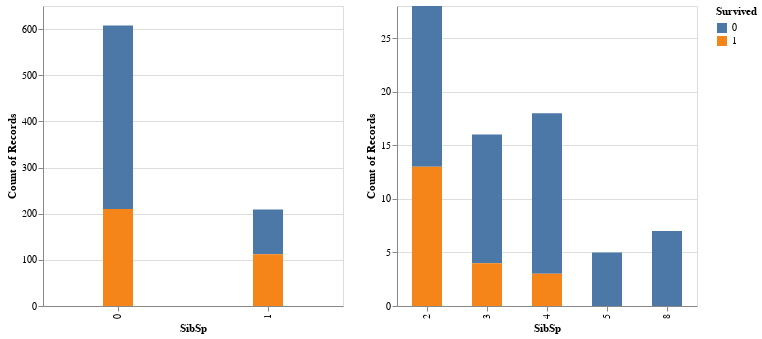

Notebook code for this chart:
### Markdown cell above
#### SibSp (Quantidade de cônjuges e irmãos a bordo)

### Code cell
sibsp1 = alt.Chart(data[data.SibSp<2]).mark_bar(size=30).encode(
    alt.X('SibSp:O'
         ),
    alt.Y('count(SibSp)'
         ),
    color='Survived:N'
    ).properties(width=300)

sibsp2 = alt.Chart(data[data.SibSp>=2]).mark_bar(size=30).encode(
    alt.X('SibSp:O'
         ),
    alt.Y('count(SibSp)'
         ),
    color='Survived:N'
    ).properties(width=300)

sibsp1 | sibsp2

### Figure 1 — Vega-Lite specification as saved in the notebook (floating-point values rounded to 4 significant figures; data arrays with more than 128 entries replaced by an {"elided": "..."} marker saying what was removed)
{"config": {"view": {"continuousWidth": 400, "continuousHeight": 300}}, "hconcat": [{"data": {"name": "data-114ed2adc50cb4a4e5c0cd982de52f1a"}, "mark": {"type": "bar", "size": 30}, "encoding": {"color": {"field": "Survived", "type": "nominal"}, "x": {"field": "SibSp", "type": "ordinal"}, "y": {"aggregate": "count", "field": "SibSp", "type": "quantitative"}}, "width": 300}, {"data": {"name": "data-793f9df5f7794fa8d683125e96cc0e83"}, "mark": {"type": "bar", "size": 30}, "encoding": {"color": {"field": "Survived", "type": "nominal"}, "x": {"field": "SibSp", "type": "ordinal"}, "y": {"aggregate": "count", "field": "SibSp", "type": "quantitative"}}, "width": 300}], "$schema": "https://vega.github.io/schema/vega-lite/v4.17.0.json", "datasets": {"data-114ed2adc50cb4a4e5c0cd982de52f1a": {"elided": "817 records"}, "data-793f9df5f7794fa8d683125e96cc0e83": [{"PassengerId": 8, "Survived": 0, "Pclass": 3, "Name": "Palsson, Master. Gosta Leonard", "Sex": "male", "Age": 2.0, "SibSp": 3, "Parch": 1, "Ticket": "349909", "Fare": 21.07, "Cabin": null, "Embarked": "S"}, {"PassengerId": 17, "Survived": 0, "Pclass": 3, "Name": "Rice, Master. Eugene", "Sex": "male", "Age": 2.0, "SibSp": 4, "Parch": 1, "Ticket": "382652", "Fare": 29.12, "Cabin": null, "Embarked": "Q"}, {"PassengerId": 25, "Survived": 0, "Pclass": 3, "Name": "Palsson, Miss. Torborg Danira", "Sex": "female", "Age": 8.0, "SibSp": 3, "Parch": 1, "Ticket": "349909", "Fare": 21.07, "Cabin": null, "Embarked": "S"}, {"PassengerId": 28, "Survived": 0, "Pclass": 1, "Name": "Fortune, Mr. Charles Alexander", "Sex": "male", "Age": 19.0, "SibSp": 3, "Parch": 2, "Ticket": "19950", "Fare": 263.0, "Cabin": "C23 C25 C27", "Embarked": "S"}, {"PassengerId": 39, "Survived": 0, "Pclass": 3, "Name": "Vander Planke, Miss. Augusta Maria", "Sex": "female", "Age": 18.0, "SibSp": 2, "Parch": 0, "Ticket": "345764", "Fare": 18.0, "Cabin": null, "Embarked": "S"}, {"PassengerId": 49, "Survived": 0, "Pclass": 3, "Name": "Samaan, Mr. Youssef", "Sex": "male", "Age": null, "SibSp": 2, "Parch": 0, "Ticket": "2662", "Fare": 21.68, "Cabin": null, "Embarked": "C"}, {"PassengerId": 51, "Survived": 0, "Pclass": 3, "Name": "Panula, Master. Juha Niilo", "Sex": "male", "Age": 7.0, "SibSp": 4, "Parch": 1, "Ticket": "3101295", "Fare": 39.69, "Cabin": null, "Embarked": "S"}, {"PassengerId": 60, "Survived": 0, "Pclass": 3, "Name": "Goodwin, Master. William Frederick", "Sex": "male", "Age": 11.0, "SibSp": 5, "Parch": 2, "Ticket": "CA 2144", "Fare": 46.9, "Cabin": null, "Embarked": "S"}, {"PassengerId": 64, "Survived": 0, "Pclass": 3, "Name": "Skoog, Master. Harald", "Sex": "male", "Age": 4.0, "SibSp": 3, "Parch": 2, "Ticket": "347088", "Fare": 27.9, "Cabin": null, "Embarked": "S"}, {"PassengerId": 69, "Survived": 1, "Pclass": 3, "Name": "Andersson, Miss. Erna Alexandra", "Sex": "female", "Age": 17.0, "SibSp": 4, "Parch": 2, "Ticket": "3101281", "Fare": 7.925, "Cabin": null, "Embarked": "S"}, {"PassengerId": 70, "Survived": 0, "Pclass": 3, "Name": "Kink, Mr. Vincenz", "Sex": "male", "Age": 26.0, "SibSp": 2, "Parch": 0, "Ticket": "315151", "Fare": 8.662, "Cabin": null, "Embarked": "S"}, {"PassengerId": 72, "Survived": 0, "Pclass": 3, "Name": "Goodwin, Miss. Lillian Amy", "Sex": "female", "Age": 16.0, "SibSp": 5, "Parch": 2, "Ticket": "CA 2144", "Fare": 46.9, "Cabin": null, "Embarked": "S"}, {"PassengerId": 86, "Survived": 1, "Pclass": 3, "Name": "Backstrom, Mrs. Karl Alfred (Maria Mathilda Gustafsson)", "Sex": "female", "Age": 33.0, "SibSp": 3, "Parch": 0, "Ticket": "3101278", "Fare": 15.85, "Cabin": null, "Embarked": "S"}, {"PassengerId": 89, "Survived": 1, "Pclass": 1, "Name": "Fortune, Miss. Mabel Helen", "Sex": "female", "Age": 23.0, "SibSp": 3, "Parch": 2, "Ticket": "19950", "Fare": 263.0, "Cabin": "C23 C25 C27", "Embarked": "S"}, {"PassengerId": 105, "Survived": 0, "Pclass": 3, "Name": "Gustafsson, Mr. Anders Vilhelm", "Sex": "male", "Age": 37.0, "SibSp": 2, "Parch": 0, "Ticket": "3101276", "Fare": 7.925, "Cabin": null, "Embarked": "S"}, {"PassengerId": 120, "Survived": 0, "Pclass": 3, "Name": "Andersson, Miss. Ellis Anna Maria", "Sex": "female", "Age": 2.0, "SibSp": 4, "Parch": 2, "Ticket": "347082", "Fare": 31.27, "Cabin": null, "Embarked": "S"}, {"PassengerId": 121, "Survived": 0, "Pclass": 2, "Name": "Hickman, Mr. Stanley George", "Sex": "male", "Age": 21.0, "SibSp": 2, "Parch": 0, "Ticket": "S.O.C. 14879", "Fare": 73.5, "Cabin": null, "Embarked": "S"}, {"PassengerId": 148, "Survived": 0, "Pclass": 3, "Name": "Ford, Miss. Robina Maggie \"Ruby\"", "Sex": "female", "Age": 9.0, "SibSp": 2, "Parch": 2, "Ticket": "W./C. 6608", "Fare": 34.38, "Cabin": null, "Embarked": "S"}, {"PassengerId": 160, "Survived": 0, "Pclass": 3, "Name": "Sage, Master. Thomas Henry", "Sex": "male", "Age": null, "SibSp": 8, "Parch": 2, "Ticket": "CA. 2343", "Fare": 69.55, "Cabin": null, "Embarked": "S"}, {"PassengerId": 165, "Survived": 0, "Pclass": 3, "Name": "Panula, Master. Eino Viljami", "Sex": "male", "Age": 1.0, "SibSp": 4, "Parch": 1, "Ticket": "3101295", "Fare": 39.69, "Cabin": null, "Embarked": "S"}, {"PassengerId": 172, "Survived": 0, "Pclass": 3, "Name": "Rice, Master. Arthur", "Sex": "male", "Age": 4.0, "SibSp": 4, "Parch": 1, "Ticket": "382652", "Fare": 29.12, "Cabin": null, "Embarked": "Q"}, {"PassengerId": 177, "Survived": 0, "Pclass": 3, "Name": "Lefebre, Master. Henry Forbes", "Sex": "male", "Age": null, "SibSp": 3, "Parch": 1, "Ticket": "4133", "Fare": 25.47, "Cabin": null, "Embarked": "S"}, {"PassengerId": 181, "Survived": 0, "Pclass": 3, "Name": "Sage, Miss. Constance Gladys", "Sex": "female", "Age": null, "SibSp": 8, "Parch": 2, "Ticket": "CA. 2343", "Fare": 69.55, "Cabin": null, "Embarked": "S"}, {"PassengerId": 183, "Survived": 0, "Pclass": 3, "Name": "Asplund, Master. Clarence Gustaf Hugo", "Sex": "male", "Age": 9.0, "SibSp": 4, "Parch": 2, "Ticket": "347077", "Fare": 31.39, "Cabin": null, "Embarked": "S"}, {"PassengerId": 184, "Survived": 1, "Pclass": 2, "Name": "Becker, Master. Richard F", "Sex": "male", "Age": 1.0, "SibSp": 2, "Parch": 1, "Ticket": "230136", "Fare": 39.0, "Cabin": "F4", "Embarked": "S"}, {"PassengerId": 202, "Survived": 0, "Pclass": 3, "Name": "Sage, Mr. Frederick", "Sex": "male", "Age": null, "SibSp": 8, "Parch": 2, "Ticket": "CA. 2343", "Fare": 69.55, "Cabin": null, "Embarked": "S"}, {"PassengerId": 230, "Survived": 0, "Pclass": 3, "Name": "Lefebre, Miss. Mathilde", "Sex": "female", "Age": null, "SibSp": 3, "Parch": 1, "Ticket": "4133", "Fare": 25.47, "Cabin": null, "Embarked": "S"}, {"PassengerId": 234, "Survived": 1, "Pclass": 3, "Name": "Asplund, Miss. Lillian Gertrud", "Sex": "female", "Age": 5.0, "SibSp": 4, "Parch": 2, "Ticket": "347077", "Fare": 31.39, "Cabin": null, "Embarked": "S"}, {"PassengerId": 246, "Survived": 0, "Pclass": 1, "Name": "Minahan, Dr. William Edward", "Sex": "male", "Age": 44.0, "SibSp": 2, "Parch": 0, "Ticket": "19928", "Fare": 90.0, "Cabin": "C78", "Embarked": "Q"}, {"PassengerId": 262, "Survived": 1, "Pclass": 3, "Name": "Asplund, Master. Edvin Rojj Felix", "Sex": "male", "Age": 3.0, "SibSp": 4, "Parch": 2, "Ticket": "347077", "Fare": 31.39, "Cabin": null, "Embarked": "S"}, {"PassengerId": 267, "Survived": 0, "Pclass": 3, "Name": "Panula, Mr. Ernesti Arvid", "Sex": "male", "Age": 16.0, "SibSp": 4, "Parch": 1, "Ticket": "3101295", "Fare": 39.69, "Cabin": null, "Embarked": "S"}, {"PassengerId": 279, "Survived": 0, "Pclass": 3, "Name": "Rice, Master. Eric", "Sex": "male", "Age": 7.0, "SibSp": 4, "Parch": 1, "Ticket": "382652", "Fare": 29.12, "Cabin": null, "Embarked": "Q"}, {"PassengerId": 302, "Survived": 1, "Pclass": 3, "Name": "McCoy, Mr. Bernard", "Sex": "male", "Age": null, "SibSp": 2, "Parch": 0, "Ticket": "367226", "Fare": 23.25, "Cabin": null, "Embarked": "Q"}, {"PassengerId": 312, "Survived": 1, "Pclass": 1, "Name": "Ryerson, Miss. Emily Borie", "Sex": "female", "Age": 18.0, "SibSp": 2, "Parch": 2, "Ticket": "PC 17608", "Fare": 262.4, "Cabin": "B57 B59 B63 B66", "Embarked": "C"}, {"PassengerId": 325, "Survived": 0, "Pclass": 3, "Name": "Sage, Mr. George John Jr", "Sex": "male", "Age": null, "SibSp": 8, "Parch": 2, "Ticket": "CA. 2343", "Fare": 69.55, "Cabin": null, "Embarked": "S"}, {"PassengerId": 331, "Survived": 1, "Pclass": 3, "Name": "McCoy, Miss. Agnes", "Sex": "female", "Age": null, "SibSp": 2, "Parch": 0, "Ticket": "367226", "Fare": 23.25, "Cabin": null, "Embarked": "Q"}, {"PassengerId": 334, "Survived": 0, "Pclass": 3, "Name": "Vander Planke, Mr. Leo Edmondus", "Sex": "male", "Age": 16.0, "SibSp": 2, "Parch": 0, "Ticket": "345764", "Fare": 18.0, "Cabin": null, "Embarked": "S"}, {"PassengerId": 342, "Survived": 1, "Pclass": 1, "Name": "Fortune, Miss. Alice Elizabeth", "Sex": "female", "Age": 24.0, "SibSp": 3, "Parch": 2, "Ticket": "19950", "Fare": 263.0, "Cabin": "C23 C25 C27", "Embarked": "S"}, {"PassengerId": 375, "Survived": 0, "Pclass": 3, "Name": "Palsson, Miss. Stina Viola", "Sex": "female", "Age": 3.0, "SibSp": 3, "Parch": 1, "Ticket": "349909", "Fare": 21.07, "Cabin": null, "Embarked": "S"}, {"PassengerId": 387, "Survived": 0, "Pclass": 3, "Name": "Goodwin, Master. Sidney Leonard", "Sex": "male", "Age": 1.0, "SibSp": 5, "Parch": 2, "Ticket": "CA 2144", "Fare": 46.9, "Cabin": null, "Embarked": "S"}, {"PassengerId": 393, "Survived": 0, "Pclass": 3, "Name": "Gustafsson, Mr. Johan Birger", "Sex": "male", "Age": 28.0, "SibSp": 2, "Parch": 0, "Ticket": "3101277", "Fare": 7.925, "Cabin": null, "Embarked": "S"}, {"PassengerId": 410, "Survived": 0, "Pclass": 3, "Name": "Lefebre, Miss. Ida", "Sex": "female", "Age": null, "SibSp": 3, "Parch": 1, "Ticket": "4133", "Fare": 25.47, "Cabin": null, "Embarked": "S"}, {"PassengerId": 437, "Survived": 0, "Pclass": 3, "Name": "Ford, Miss. Doolina Margaret \"Daisy\"", "Sex": "female", "Age": 21.0, "SibSp": 2, "Parch": 2, "Ticket": "W./C. 6608", "Fare": 34.38, "Cabin": null, "Embarked": "S"}, {"PassengerId": 438, "Survived": 1, "Pclass": 2, "Name": "Richards, Mrs. Sidney (Emily Hocking)", "Sex": "female", "Age": 24.0, "SibSp": 2, "Parch": 3, "Ticket": "29106", "Fare": 18.75, "Cabin": null, "Embarked": "S"}, {"PassengerId": 449, "Survived": 1, "Pclass": 3, "Name": "Baclini, Miss. Marie Catherine", "Sex": "female", "Age": 5.0, "SibSp": 2, "Parch": 1, "Ticket": "2666", "Fare": 19.26, "Cabin": null, "Embarked": "C"}, {"PassengerId": 470, "Survived": 1, "Pclass": 3, "Name": "Baclini, Miss. Helene Barbara", "Sex": "female", "Age": 0.75, "SibSp": 2, "Parch": 1, "Ticket": "2666", "Fare": 19.26, "Cabin": null, "Embarked": "C"}, {"PassengerId": 481, "Survived": 0, "Pclass": 3, "Name": "Goodwin, Master. Harold Victor", "Sex": "male", "Age": 9.0, "SibSp": 5, "Parch": 2, "Ticket": "CA 2144", "Fare": 46.9, "Cabin": null, "Embarked": "S"}, {"PassengerId": 486, "Survived": 0, "Pclass": 3, "Name": "Lefebre, Miss. Jeannie", "Sex": "female", "Age": null, "SibSp": 3, "Parch": 1, "Ticket": "4133", "Fare": 25.47, "Cabin": null, "Embarked": "S"}, {"PassengerId": 530, "Survived": 0, "Pclass": 2, "Name": "Hocking, Mr. Richard George", "Sex": "male", "Age": 23.0, "SibSp": 2, "Parch": 1, "Ticket": "29104", "Fare": 11.5, "Cabin": null, "Embarked": "S"}, {"PassengerId": 542, "Survived": 0, "Pclass": 3, "Name": "Andersson, Miss. Ingeborg Constanzia", "Sex": "female", "Age": 9.0, "SibSp": 4, "Parch": 2, "Ticket": "347082", "Fare": 31.27, "Cabin": null, "Embarked": "S"}, {"PassengerId": 543, "Survived": 0, "Pclass": 3, "Name": "Andersson, Miss. Sigrid Elisabeth", "Sex": "female", "Age": 11.0, "SibSp": 4, "Parch": 2, "Ticket": "347082", "Fare": 31.27, "Cabin": null, "Embarked": "S"}, {"PassengerId": 566, "Survived": 0, "Pclass": 3, "Name": "Davies, Mr. Alfred J", "Sex": "male", "Age": 24.0, "SibSp": 2, "Parch": 0, "Ticket": "A/4 48871", "Fare": 24.15, "Cabin": null, "Embarked": "S"}, {"PassengerId": 572, "Survived": 1, "Pclass": 1, "Name": "Appleton, Mrs. Edward Dale (Charlotte Lamson)", "Sex": "female", "Age": 53.0, "SibSp": 2, "Parch": 0, "Ticket": "11769", "Fare": 51.48, "Cabin": "C101", "Embarked": "S"}, {"PassengerId": 601, "Survived": 1, "Pclass": 2, "Name": "Jacobsohn, Mrs. Sidney Samuel (Amy Frances Christy)", "Sex": "female", "Age": 24.0, "SibSp": 2, "Parch": 1, "Ticket": "243847", "Fare": 27.0, "Cabin": null, "Embarked": "S"}, {"PassengerId": 619, "Survived": 1, "Pclass": 2, "Name": "Becker, Miss. Marion Louise", "Sex": "female", "Age": 4.0, "SibSp": 2, "Parch": 1, "Ticket": "230136", "Fare": 39.0, "Cabin": "F4", "Embarked": "S"}, {"PassengerId": 635, "Survived": 0, "Pclass": 3, "Name": "Skoog, Miss. Mabel", "Sex": "female", "Age": 9.0, "SibSp": 3, "Parch": 2, "Ticket": "347088", "Fare": 27.9, "Cabin": null, "Embarked": "S"}, {"PassengerId": 643, "Survived": 0, "Pclass": 3, "Name": "Skoog, Miss. Margit Elizabeth", "Sex": "female", "Age": 2.0, "SibSp": 3, "Parch": 2, "Ticket": "347088", "Fare": 27.9, "Cabin": null, "Embarked": "S"}, {"PassengerId": 645, "Survived": 1, "Pclass": 3, "Name": "Baclini, Miss. Eugenie", "Sex": "female", "Age": 0.75, "SibSp": 2, "Parch": 1, "Ticket": "2666", "Fare": 19.26, "Cabin": null, "Embarked": "C"}, {"PassengerId": 656, "Survived": 0, "Pclass": 2, "Name": "Hickman, Mr. Leonard Mark", "Sex": "male", "Age": 24.0, "SibSp": 2, "Parch": 0, "Ticket": "S.O.C. 14879", "Fare": 73.5, "Cabin": null, "Embarked": "S"}, {"PassengerId": 661, "Survived": 1, "Pclass": 1, "Name": "Frauenthal, Dr. Henry William", "Sex": "male", "Age": 50.0, "SibSp": 2, "Parch": 0, "Ticket": "PC 17611", "Fare": 133.7, "Cabin": null, "Embarked": "S"}, {"PassengerId": 666, "Survived": 0, "Pclass": 2, "Name": "Hickman, Mr. Lewis", "Sex": "male", "Age": 32.0, "SibSp": 2, "Parch": 0, "Ticket": "S.O.C. 14879", "Fare": 73.5, "Cabin": null, "Embarked": "S"}, {"PassengerId": 684, "Survived": 0, "Pclass": 3, "Name": "Goodwin, Mr. Charles Edward", "Sex": "male", "Age": 14.0, "SibSp": 5, "Parch": 2, "Ticket": "CA 2144", "Fare": 46.9, "Cabin": null, "Embarked": "S"}, {"PassengerId": 687, "Survived": 0, "Pclass": 3, "Name": "Panula, Mr. Jaako Arnold", "Sex": "male", "Age": 14.0, "SibSp": 4, "Parch": 1, "Ticket": "3101295", "Fare": 39.69, "Cabin": null, "Embarked": "S"}, {"PassengerId": 727, "Survived": 1, "Pclass": 2, "Name": "Renouf, Mrs. Peter Henry (Lillian Jefferys)", "Sex": "female", "Age": 30.0, "SibSp": 3, "Parch": 0, "Ticket": "31027", "Fare": 21.0, "Cabin": null, "Embarked": "S"}, {"PassengerId": 743, "Survived": 1, "Pclass": 1, "Name": "Ryerson, Miss. Susan Parker \"Suzette\"", "Sex": "female", "Age": 21.0, "SibSp": 2, "Parch": 2, "Ticket": "PC 17608", "Fare": 262.4, "Cabin": "B57 B59 B63 B66", "Embarked": "C"}, {"PassengerId": 788, "Survived": 0, "Pclass": 3, "Name": "Rice, Master. George Hugh", "Sex": "male", "Age": 8.0, "SibSp": 4, "Parch": 1, "Ticket": "382652", "Fare": 29.12, "Cabin": null, "Embarked": "Q"}, {"PassengerId": 793, "Survived": 0, "Pclass": 3, "Name": "Sage, Miss. Stella Anna", "Sex": "female", "Age": null, "SibSp": 8, "Parch": 2, "Ticket": "CA. 2343", "Fare": 69.55, "Cabin": null, "Embarked": "S"}, {"PassengerId": 814, "Survived": 0, "Pclass": 3, "Name": "Andersson, Miss. Ebba Iris Alfrida", "Sex": "female", "Age": 6.0, "SibSp": 4, "Parch": 2, "Ticket": "347082", "Fare": 31.27, "Cabin": null, "Embarked": "S"}, {"PassengerId": 820, "Survived": 0, "Pclass": 3, "Name": "Skoog, Master. Karl Thorsten", "Sex": "male", "Age": 10.0, "SibSp": 3, "Parch": 2, "Ticket": "347088", "Fare": 27.9, "Cabin": null, "Embarked": "S"}, {"PassengerId": 825, "Survived": 0, "Pclass": 3, "Name": "Panula, Master. Urho Abraham", "Sex": "male", "Age": 2.0, "SibSp": 4, "Parch": 1, "Ticket": "3101295", "Fare": 39.69, "Cabin": null, "Embarked": "S"}, {"PassengerId": 847, "Survived": 0, "Pclass": 3, "Name": "Sage, Mr. Douglas Bullen", "Sex": "male", "Age": null, "SibSp": 8, "Parch": 2, "Ticket": "CA. 2343", "Fare": 69.55, "Cabin": null, "Embarked": "S"}, {"PassengerId": 851, "Survived": 0, "Pclass": 3, "Name": "Andersson, Master. Sigvard Harald Elias", "Sex": "male", "Age": 4.0, "SibSp": 4, "Parch": 2, "Ticket": "347082", "Fare": 31.27, "Cabin": null, "Embarked": "S"}, {"PassengerId": 861, "Survived": 0, "Pclass": 3, "Name": "Hansen, Mr. Claus Peter", "Sex": "male", "Age": 41.0, "SibSp": 2, "Parch": 0, "Ticket": "350026", "Fare": 14.11, "Cabin": null, "Embarked": "S"}, {"PassengerId": 864, "Survived": 0, "Pclass": 3, "Name": "Sage, Miss. Dorothy Edith \"Dolly\"", "Sex": "female", "Age": null, "SibSp": 8, "Parch": 2, "Ticket": "CA. 2343", "Fare": 69.55, "Cabin": null, "Embarked": "S"}]}}
